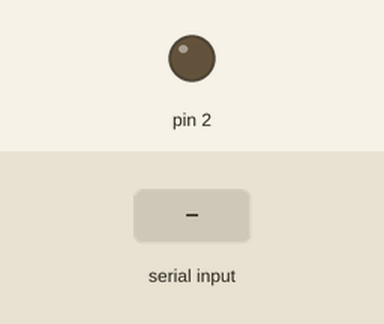
Simulated run of this sketch. Board: Arduino Uno, built with avr-gcc and run on an emulated ATmega328P. On the bench: output pins drawn as LEDs (lit = HIGH). The test bench sets the inputs (shaded band).

Above: at 1.2 s.
1.3 s: byte 65 ('A') received over Serial
At 2.5 s:
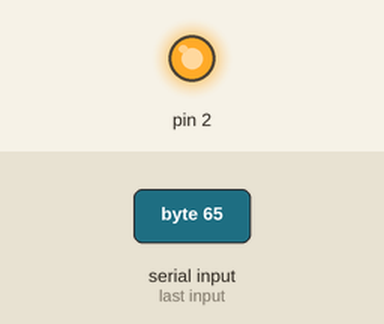
2.8 s: "1" received over Serial
At 3.8 s:
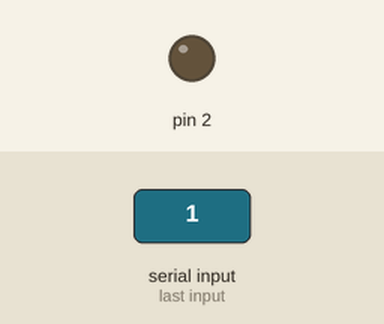
Timing chart, 0 to 5.8 s (numbered marks = the images above; inputs shaded):
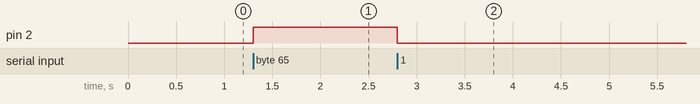

Measured:
- after the input at 1.3 s, pin 2: LOW → HIGH at once
- after the input at 2.8 s, pin 2: HIGH → LOW at once

The sketch:

LAB_20200305_1_COMPortWrite.ino
```cpp
//For LAB_20200305_1 COMPort write test(Arduino Receving)
//-------------------------
//MAR 05 2020 T.I. PIN2 control
//MAR 03 2020 T.I. Created this file

int incomingByte = 0; // for incoming serial data

void setup() {
  // put your setup code here, to run once:
    Serial.setTimeout(50);
    Serial.begin(9600);
    pinMode(2,OUTPUT);
    digitalWrite(2,LOW);

}

void loop() {

  // send data only when you receive data:
  if (Serial.available() > 0) {
    // read the incoming byte:
    incomingByte = Serial.read();
    if('A'==incomingByte)
    {
      digitalWrite(2,HIGH);
    }
    else
    {
      digitalWrite(2,LOW);
    }

  }
}
```
